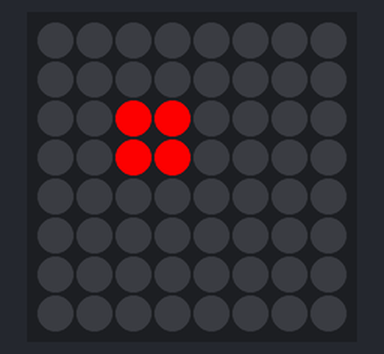
Bench run of a program on a simulated Raspberry Pi (BCM pin numbers) with a Sense HAT. Shown: the Sense HAT's 8×8 RGB LED matrix. At 0.0 s the program stops and its outputs stay as they are.

Above: at 0.1 s.

The program:

shapes.py
```python
from sense_hat import SenseHat
from time import sleep


sense = SenseHat()
sense.clear()

red = (255,0,0)
black = (0,0,0)

start_x = 2
start_y = 2

square = []
square.append([red, red])
square.append([red, red])


for x in range(0,len(square)):
    for y in range(0, len(square[x])):
        sense.set_pixel(start_x + x, start_y + y, square[x][y])
```
